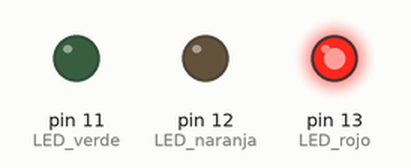
Simulated run of this sketch. Board: Arduino Uno, built with avr-gcc and run on an emulated ATmega328P. Parts: output pins drawn as LEDs (lit = HIGH).

Above: at 0.7 s.
At 2.2 s:
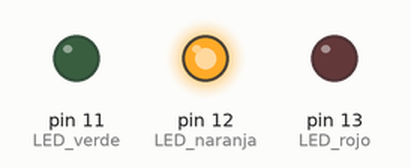
At 3.7 s:
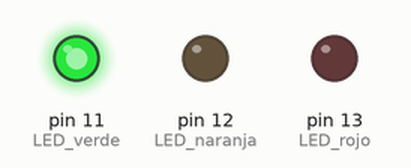
Timing chart, 0 to 5.9 s (numbered marks = the images above):
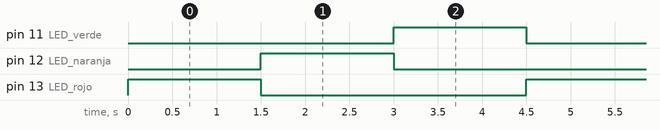

The sketch:

ej1.ino
```cpp
void setup()
{
  pinMode(13, OUTPUT);	//LED rojo
  pinMode(12, OUTPUT); //LED naranja
  pinMode(11, OUTPUT);	//LED verde

}

void loop()
{
  digitalWrite(12, LOW);
  digitalWrite(11, LOW);
  digitalWrite(13, HIGH);
  delay(1500); // Wait for 1500 millisecond(s)
  digitalWrite(13, LOW);
  digitalWrite(12, HIGH);
  delay(1500); // Wait for 1500 millisecond(s)
  digitalWrite(12, LOW);
  digitalWrite(11, HIGH);
  delay(1500); // Wait for 1500 millisecond(s)
}
```

Measured:
- by itself, pin 11 (LED_verde), pin 12 (LED_naranja), pin 13 (LED_rojo): alternates HIGH for 1.5 s and LOW for 3.0 s
- by itself, everything shown: repeats every 4.5 s, in 3 steps
